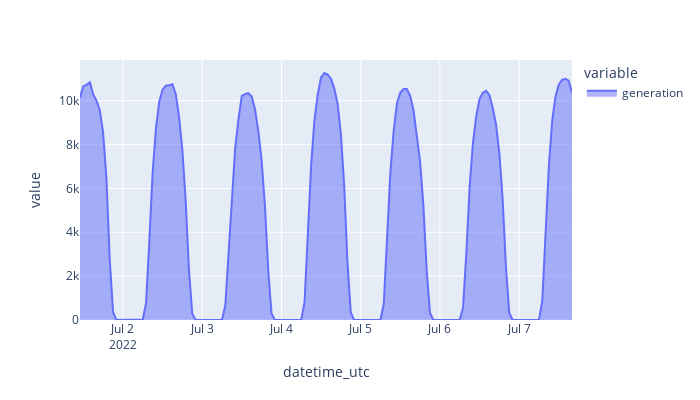

Write notebook code for a chart like this one.
### Code cell
import plotly.express as px

fig = px.area(df_component_mul, x=df_component_mul.index, y=['generation'], width=700, height=400)
fig
